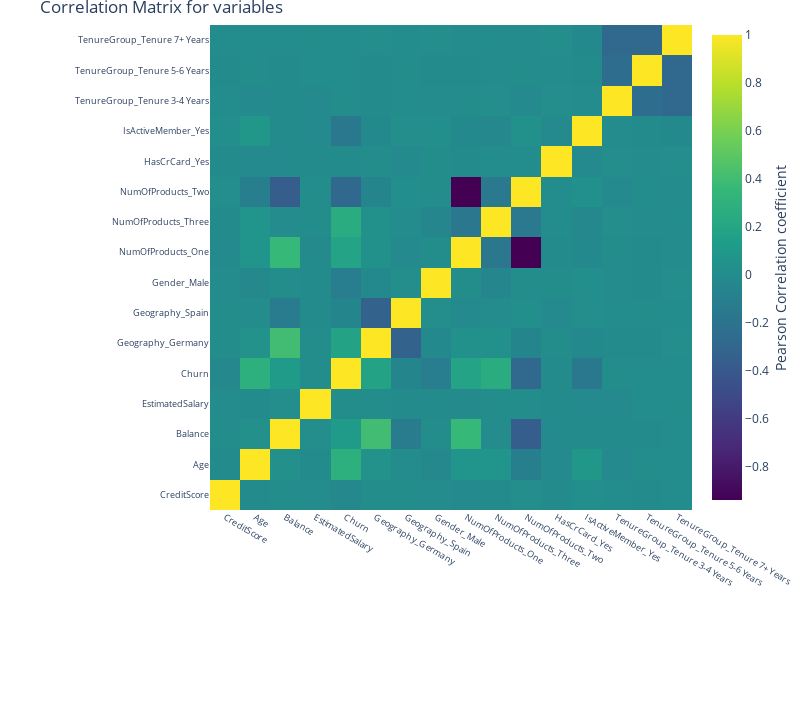

Notebook cell for this chart:
### Code cell
#correlation
correlation = df_dummies.corr()
#tick labels
matrix_cols = correlation.columns.tolist()
#convert to array
corr_array  = np.array(correlation)

#Plotting
trace = go.Heatmap(z = corr_array,
                   x = matrix_cols,
                   y = matrix_cols,
                   colorscale = "Viridis",
                   colorbar   = dict(title = "Pearson Correlation coefficient",
                                     titleside = "right"
                                    ) ,
                  )

layout = go.Layout(dict(title = "Correlation Matrix for variables",
                        autosize = False,
                        height  = 720,
                        width   = 800,
                        margin  = dict(r = 0 ,l = 210,
                                       t = 25,b = 210,
                                      ),
                        yaxis   = dict(tickfont = dict(size = 9)),
                        xaxis   = dict(tickfont = dict(size = 9))
                       )
                  )

data = [trace]
fig = go.Figure(data=data,layout=layout)
py.iplot(fig)

### Figure 1 — Plotly figure (JSON) as saved in the notebook; plotly's stock layout.template omitted (floating-point values rounded to 4 significant figures; data arrays with more than 128 entries replaced by an {"elided": "..."} marker saying what was removed)
{"data": [{"colorbar": {"title": {"side": "right", "text": "Pearson Correlation coefficient"}}, "colorscale": [[0, "#440154"], [0.1111, "#482878"], [0.2222, "#3e4989"], [0.3333, "#31688e"], [0.4444, "#26828e"], [0.5556, "#1f9e89"], [0.6667, "#35b779"], [0.7778, "#6ece58"], [0.8889, "#b5de2b"], [1, "#fde725"]], "type": "heatmap", "x": ["CreditScore", "Age", "Balance", "EstimatedSalary", "Churn", "Geography_Germany", "Geography_Spain", "Gender_Male", "NumOfProducts_One", "NumOfProducts_Three", "NumOfProducts_Two", "HasCrCard_Yes", "IsActiveMember_Yes", "TenureGroup_Tenure 3-4 Years", "TenureGroup_Tenure 5-6 Years", "TenureGroup_Tenure 7+ Years"], "y": ["CreditScore", "Age", "Balance", "EstimatedSalary", "Churn", "Geography_Germany", "Geography_Spain", "Gender_Male", "NumOfProducts_One", "NumOfProducts_Three", "NumOfProducts_Two", "HasCrCard_Yes", "IsActiveMember_Yes", "TenureGroup_Tenure 3-4 Years", "TenureGroup_Tenure 5-6 Years", "TenureGroup_Tenure 7+ Years"], "z": {"elided": "16x16 float values"}}], "layout": {"autosize": false, "height": 720, "margin": {"b": 210, "l": 210, "r": 0, "t": 25}, "title": {"text": "Correlation Matrix for variables"}, "width": 800, "xaxis": {"tickfont": {"size": 9}}, "yaxis": {"tickfont": {"size": 9}}}}
